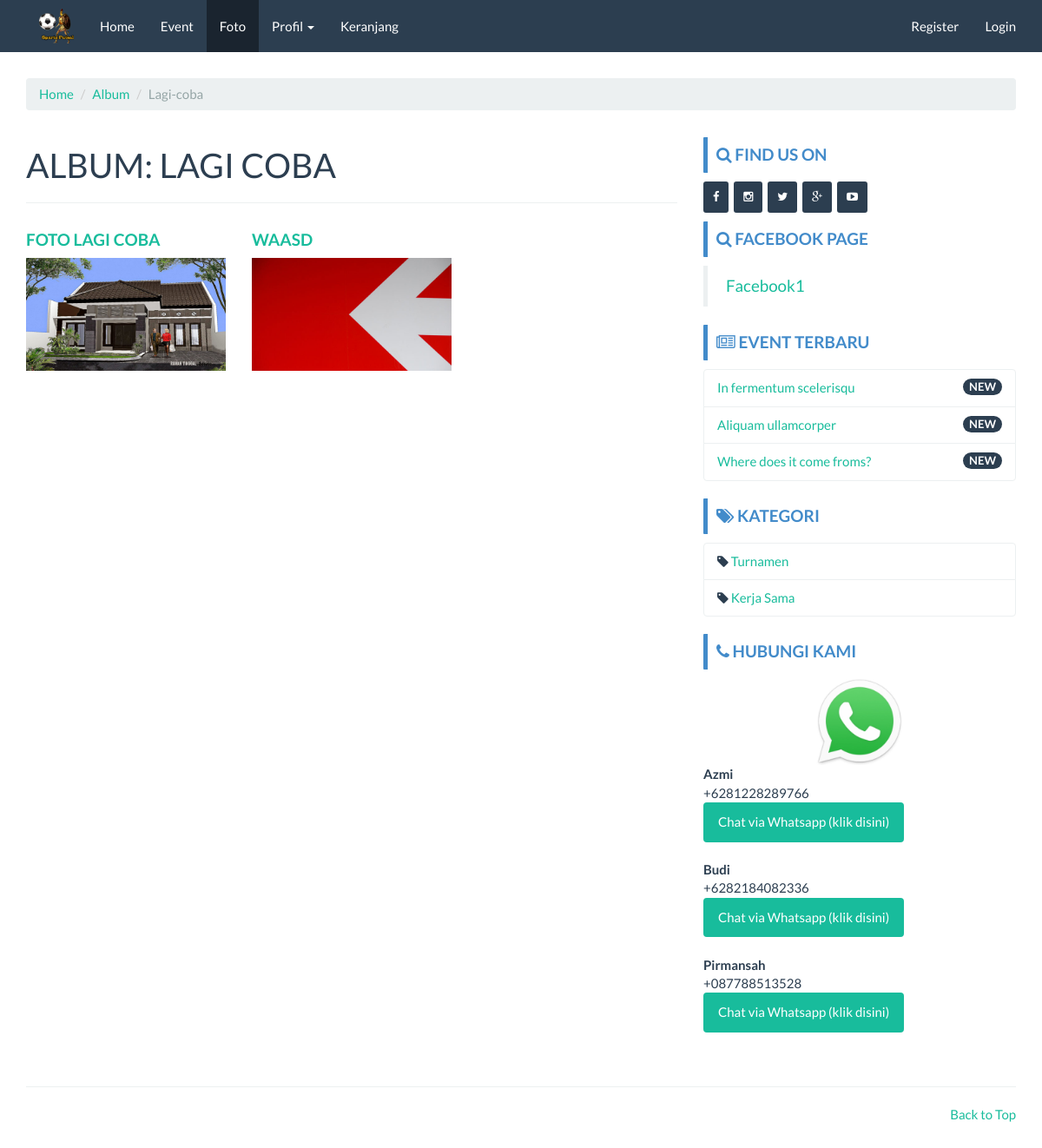
The page /gallery/read/lagi-coba on the database its author committed.
### tables this page shows
CREATE TABLE `company` (
  `id_company` int(11) NOT NULL,
  `company_name` varchar(100) NOT NULL,
  `company_desc` text NOT NULL,
  `company_address` text NOT NULL,
  `company_maps` text NOT NULL,
  `company_phone` char(30) NOT NULL,
  `company_phone2` char(30) NOT NULL,
  `company_fax` char(30) NOT NULL,
  `company_email` char(30) NOT NULL,
  `foto` text NOT NULL,
  `foto_type` char(10) NOT NULL,
  `created` datetime NOT NULL DEFAULT current_timestamp(),
  `modified` datetime DEFAULT NULL,
  `created_by` char(50) NOT NULL,
  `modified_by` char(50) NOT NULL
);

CREATE TABLE `foto` (
  `id_foto` int(11) NOT NULL,
  `album_id` int(11) NOT NULL,
  `nama_foto` char(100) NOT NULL,
  `slug_foto` char(100) NOT NULL,
  `foto` text NOT NULL,
  `created_by` char(20) NOT NULL,
  `created_at` datetime NOT NULL DEFAULT current_timestamp(),
  `modified_by` char(20) NOT NULL,
  `modified_at` datetime DEFAULT NULL ON UPDATE current_timestamp()
);

CREATE TABLE `event` (
  `id_event` int(11) NOT NULL,
  `nama_event` varchar(100) NOT NULL,
  `slug_event` varchar(100) DEFAULT NULL,
  `deskripsi` text DEFAULT NULL,
  `kategori` int(11) DEFAULT NULL,
  `foto` text DEFAULT NULL,
  `foto_type` char(10) DEFAULT NULL,
  `created_at` datetime NOT NULL DEFAULT current_timestamp(),
  `created_by` char(50) NOT NULL,
  `modified_at` datetime DEFAULT NULL ON UPDATE current_timestamp(),
  `modified_by` char(50) NOT NULL
);

CREATE TABLE `kategori` (
  `id_kategori` int(11) NOT NULL,
  `nama_kategori` varchar(20) NOT NULL,
  `slug_kat` varchar(20) NOT NULL,
  `created_by` char(50) NOT NULL,
  `created_at` datetime NOT NULL DEFAULT current_timestamp(),
  `modified_by` char(50) NOT NULL,
  `modified_at` datetime DEFAULT NULL ON UPDATE current_timestamp()
);

CREATE TABLE `kontak` (
  `id_kontak` int(11) NOT NULL,
  `nama_kontak` char(50) NOT NULL,
  `nohp` char(50) NOT NULL,
  `created_by` char(50) NOT NULL,
  `created_at` datetime NOT NULL DEFAULT current_timestamp(),
  `modified_by` char(50) NOT NULL,
  `modified_at` datetime DEFAULT NULL ON UPDATE current_timestamp()
);

### application/controllers/Gallery.php (called while the page is built, shortened)
<?php
class Gallery extends CI_Controller {
	function __construct()
  {
		$this->load->helper('clean');
		$this->load->model('Album_model');
		$this->load->model('Company_model');
		$this->load->model('Event_model');
		$this->load->model('Foto_model');
		$this->load->model('Kategori_model');
		$this->load->model('Kontak_model');
		$this->data['company_data'] 			= $this->Company_model->get_by_company();
		$this->data['event_sidebar'] 			= $this->Event_model->get_all_sidebar();
		$this->data['kategori_sidebar'] 	= $this->Kategori_model->get_all();
		$this->data['kontak_sidebar'] 		= $this->Kontak_model->get_all();
  }
	public function read($id)
	{
		$row = $this->Album_model->get_by_id_front($id)->row();
		if ($row)
    {
			$this->data['title'] 						= 'Album '.$row->nama_album;
    	$this->data['album_detail']     = $this->Album_model->get_by_id_front($id)->result();
			$this->load->view('front/album/foto', $this->data);
    }
	}
}

### index.php (called while the page is built, shortened)
<?php
require_once BASEPATH.'core/CodeIgniter.php';

### application/models/Company_model.php (called while the page is built, shortened)
<?php  if ( ! defined('BASEPATH')) exit('No direct script access allowed');
class Company_model extends CI_Model
{
  public $table = 'company';
  function get_by_company()
  {
    $this->db->where('id_company', '1');
    return $this->db->get($this->table)->row();
  }
}

### application/helpers/clean_helper.php (called while the page is built, shortened)
<?php
function clean2($string)
{
 $c       = array (',','-');
 $string  = str_replace($c, ' ', $string);
 return $string;
}
?>

### application/models/Album_model.php (called while the page is built, shortened)
<?php  if ( ! defined('BASEPATH')) exit('No direct script access allowed');
class Album_model extends CI_Model
{
  public $table = 'album';
  function get_by_id_front($id)
  {
    $this->db->join('foto', 'album.id_album = foto.album_id');
    $this->db->where('album.slug_album', $id);
    return $this->db->get($this->table);
  }
}

### application/models/Event_model.php (called while the page is built, shortened)
<?php  if ( ! defined('BASEPATH')) exit('No direct script access allowed');
class Event_model extends CI_Model
{
  public $table = 'event';
  public $id    = 'id_event';
  public $order = 'DESC';
  function get_all_sidebar()
  {
    $this->db->limit(3);
    $this->db->order_by($this->id, $this->order);
    return $this->db->get($this->table)->result();
  }
}

### application/models/Kategori_model.php (called while the page is built, shortened)
<?php  if ( ! defined('BASEPATH')) exit('No direct script access allowed');
class Kategori_model extends CI_Model
{
  public $table = 'kategori';
  function get_all()
  {
    return $this->db->get($this->table)->result();
  }
}

### application/models/Kontak_model.php (called while the page is built, shortened)
<?php  if ( ! defined('BASEPATH')) exit('No direct script access allowed');
class Kontak_model extends CI_Model
{
  public $table = 'kontak';
  function get_all()
  {
    return $this->db->get($this->table)->result();
  }
}

### application/views/front/modul/mod_cs.php (the view)
<div class="bs-callout bs-callout-primary"><h4><i class="fa fa-phone"></i> Hubungi Kami</h4></div>
<ul class="list-group">
  <div align="center"><img src="<?php echo base_url('assets/images/wa.jpg') ?>" width="100px"></div>
  <?php foreach($kontak_sidebar as $kontak){?>
    <b><?php echo $kontak->nama_kontak ?></b><br>
    +<?php echo $kontak->nohp ?><br>
    <a href="https://api.whatsapp.com/send?phone=+<?php echo $kontak->nohp ?>&text=Hi%20Gan,%20Saya%20mau%20booking%20lapangan">
      <button class="btn btn-success" type="submit" name="button">Chat via Whatsapp (klik disini)</button>
    </a><br><br>
  <?php } ?>
</ul>

### application/views/front/navbar.php (shortened to what this page needs)
<nav class="navbar navbar-default navbar-fixed-top">
  <div class="container">
    <div class="navbar-header">
      <a href="<?php echo base_url() ?>">
        <img style="width: 70px; height: 60px; padding: 10px 15px ;"src="<?php echo base_url('assets/images/company/').$company_data->foto.$company_data->foto_type ?>" alt="<?php echo $company_data->company_name ?>" width="100px">
      </a>
    </div>
    <div class="collapse navbar-collapse" id="bs-example-navbar-collapse-1">
      <ul class="nav navbar-nav">
        <li class="<?php if($this->uri->segment(1) == ""){echo "active";} ?>">
          <a href="<?php echo base_url() ?>">Home </a>
        </li>
        <li class="<?php if($this->uri->segment(1) == "event"){echo "active";} ?>">
          <a href="<?php echo base_url('event') ?>"> Event</a>
        </li>
        <li class="<?php if($this->uri->segment(1) == "gallery"){echo "active";} ?>">
          <a href="<?php echo base_url('gallery/album') ?>"> Foto</a>
        </li>
        <li class="dropdown <?php if($this->uri->segment(1) == "about" or $this->uri->segment(1) == "contact"){echo "active";} ?>">
          <a href="#" class="dropdown-toggle" data-toggle="dropdown" role="button" aria-haspopup="true" aria-expanded="false">Profil <span class="caret"></span></a>
        </li>
        <li class="<?php if($this->uri->segment(1) == "cart" && $this->uri->segment(2) == ""){echo "active";} ?>">
          <a href="<?php echo base_url('cart') ?>"> Keranjang</a>
        </li>
      </ul>
      <?php if($this->session->userdata('usertype') != NULL){ ?>
        <ul class="nav navbar-nav navbar-right">
          <li class="dropdown">
            <a href="#" class="dropdown-toggle" data-toggle="dropdown" role="button" aria-haspopup="true" aria-expanded="false">Hi, <?php echo $this->session->userdata('username') ?> <span class="caret"></span></a>
            <ul class="dropdown-menu">
              <li><a href="<?php echo base_url('cart/history') ?>">Riwayat Booking</a></li>
              <li><a href="<?php echo base_url('auth/edit_profil/').$this->session->userdata('user_id') ?>">Edit Profil</a></li>
              <li><a href="<?php echo base_url('auth/profil') ?>">Profil Saya</a></li>
              <li role="separator" class="divider"></li>
              <li><a href="<?php echo base_url('auth/logout') ?>">Logout</a></li>
            </ul>
          </li>
        </ul>
      <?php }else{ ?>
        <ul class="nav navbar-nav navbar-right">
          <li><a href="<?php echo base_url('auth/register') ?>">Register</a></li>
          <li><a href="<?php echo base_url('auth/login') ?>">Login</a></li>
        </ul>
      <?php } ?>
    </div>
  </div>
</nav>

### application/views/front/album/foto.php (shortened to what this page needs)
<?php $this->load->view('front/header'); ?>
<?php $this->load->view('front/navbar'); ?>
<div class="container">
	<ol class="breadcrumb">
		<li><a href="<?php echo base_url() ?>">Home</a></li>
		<li><a href="<?php echo base_url('gallery/album') ?>">Album</a></li>
		<li class="active"><?php echo ucfirst($this->uri->segment(3)) ?></li>
	</ol>
	<div class="row">
		<div class="col-md-8"><h1>ALBUM: <?php echo strtoupper(clean2(ucfirst($this->uri->segment(3)))) ?></h1><hr>
			<div class="row">
				<?php foreach($album_detail as $foto){ ?>
	        <div class="col-md-4">
						<h4><a href="#"><?php echo $foto->nama_foto ?></a></h4>
						<?php
						if(empty($foto->foto)) {echo "<img id='zoom-image' class='img-responsive' src='".base_url()."assets/images/no_image_thumb.png'>";}
						else { echo " <img id='zoom-image' class='img-responsive' src='".base_url()."assets/images/foto/".$foto->foto."'> ";}
						?>
					</div>
				<?php } ?>
			</div>
		</div>
		<?php $this->load->view('front/sidebar'); ?>
	</div>
</div>

### application/views/front/modul/mod_event.php
<div class="bs-callout bs-callout-primary mt-3">
  <h4><i class="fa fa-newspaper-o"></i> Event Terbaru</h4>
</div>
<ul class="list-group">
  <?php
  foreach ($event_sidebar as $event_sidebar) {
  ?>
    <li class="list-group-item">
      <span class="badge">NEW</span>
      <?php echo anchor('event/read/' . $event_sidebar->slug_event . '', '' . $event_sidebar->nama_event . '') ?>
    </li>
  <?php } ?>
</ul>

### application/views/front/modul/mod_kategori.php (shortened to what this page needs)
<div class="bs-callout bs-callout-primary"><h4><i class="fa fa-tags"></i> Kategori</h4></div>
<ul class="list-group">
  <?php
  foreach ($kategori_sidebar as $kategori_sidebar)
  {
  ?>
  <li class="list-group-item">
    <i class="fa fa-tag"></i> <?php echo anchor('event/kategori/'.$kategori_sidebar->slug_kat.'',''.$kategori_sidebar->nama_kategori.'') ?>
  </li>
  <?php } ?>
</ul>

### assets/template/frontend/css/custom.css (style rules this page uses)
h4 { font-weight: bold; text-transform: uppercase; }
.bs-callout { padding: 10px; margin-top: 10px; margin-bottom: 10px; border: 0px solid #eee; border-left-width: 5px; border-radius: 1px; }
.bs-callout h4 { margin-top: 0; margin-bottom: 0px; }
.bs-callout-primary { border-left-color: #428bca; }
.bs-callout-primary h4 { color: #428bca; }
a:hover, a:visited, a:link, a:active { text-decoration: none; }
#zoom-image { cursor: zoom-in; }

### rows shown on the page
company: foto+foto_type (picture)
foto: nama_foto "FOTO LAGI COBA", foto (picture)
foto: nama_foto "WAASD", foto (picture)
event: slug_event+nama_event "In fermentum scelerisqu"
event: slug_event+nama_event "Aliquam ullamcorper"
event: slug_event+nama_event "Where does it come froms?"
kategori: slug_kat+nama_kategori "Turnamen"
kategori: slug_kat+nama_kategori "Kerja Sama"
kontak: nama_kontak "Azmi", nohp "6281228289766"
kontak: nama_kontak "Budi", nohp "6282184082336"
kontak: nama_kontak "Pirmansah", nohp "087788513528"

### other values the page prints
$this->uri->segment(3) "Lagi-coba"
clean2(ucfirst($this->uri->segment(3))) "LAGI COBA"
